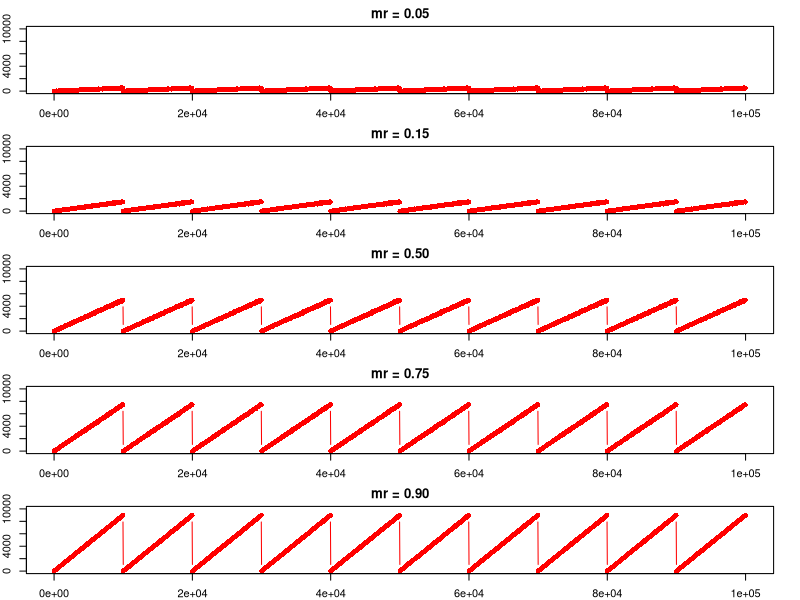

Write the R code that produced this figure.
## ---- chunk 1
poploop <- seq(10, 100000, by = 50)

mr1 <- 0.05
mr1out <- c()
mr2 <- 0.15
mr2out <- c()
mr3 <- 0.5
mr3out <- c()
mr4 <- 0.75
mr4out <- c()
mr5 <- 0.9
mr5out <- c()

for(i in 1:200){
  mr1out[i] <- rbinom(n = 1, size = poploop[i], prob = mr1)
  mr2out[i] <- rbinom(n = 1, size = poploop[i], prob = mr2)
  mr3out[i] <- rbinom(n = 1, size = poploop[i], prob = mr3)
  mr4out[i] <- rbinom(n = 1, size = poploop[i], prob = mr4)
  mr5out[i] <- rbinom(n = 1, size = poploop[i], prob = mr5)
}

mr1_plot <- data.frame(popsize = poploop, out = mr1out)
mr2_plot <- data.frame(popsize = poploop, out = mr2out)
mr3_plot <- data.frame(popsize = poploop, out = mr3out)
mr4_plot <- data.frame(popsize = poploop, out = mr4out)
mr5_plot <- data.frame(popsize = poploop, out = mr5out)

par(mfrow = c(5, 1), mar=c(2,2,2,2))
plot(x = mr1_plot$popsize, y = mr1_plot$out, col = "red", pch = 16, type = "b",
     xlab = "Population Size",  ylab = "Maturation", main="mr = 0.05", xlim = c(0, 100050), ylim = c(0, 10000))
plot(x = mr2_plot$popsize, y = mr2_plot$out, col = "red", pch = 16, type = "b",
     xlab = "Population Size",  ylab = "Maturation", main="mr = 0.15", xlim = c(0, 100050), ylim = c(0, 10000))
plot(x = mr3_plot$popsize, y = mr3_plot$out, col = "red", pch = 16, type = "b",
     xlab = "Population Size",  ylab = "Maturation", main="mr = 0.50", xlim = c(0, 100050), ylim = c(0, 10000))
plot(x = mr4_plot$popsize, y = mr4_plot$out, col = "red", pch = 16, type = "b",
     xlab = "Population Size", ylab = "Maturation", main="mr = 0.75", xlim = c(0, 100050), ylim = c(0, 10000))
plot(x = mr5_plot$popsize, y = mr5_plot$out, col = "red", pch = 16, type = "b",
     xlab = "Population Size", ylab = "Maturation", main="mr = 0.90", xlim = c(0, 100050), ylim = c(0, 10000))

